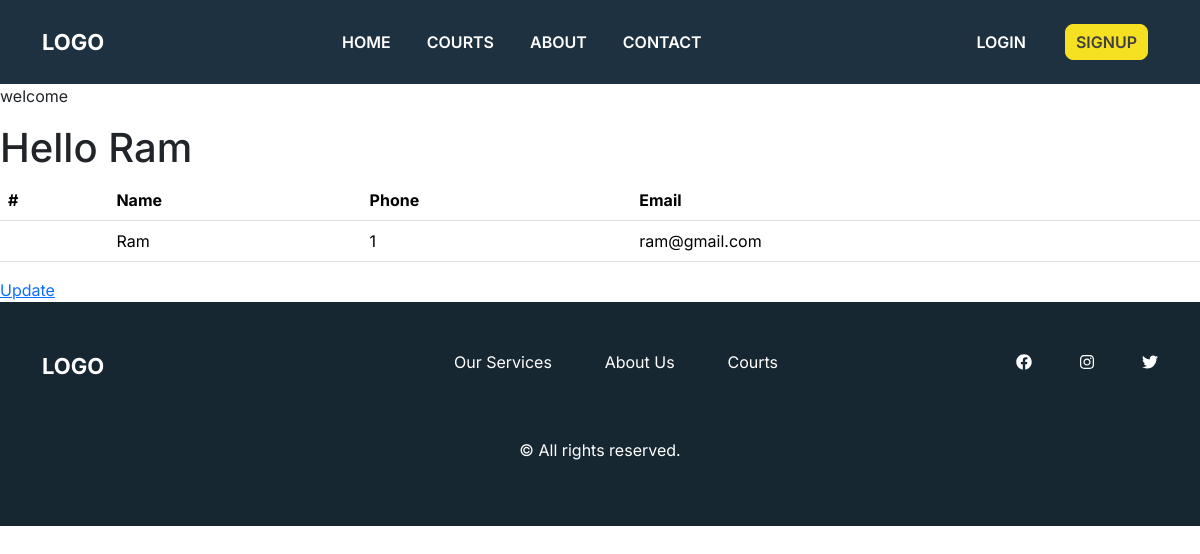
The page /authentication/consumer_dashboard (signed in) on the database its author committed.
### authentication/models.py (models this page shows, shortened)
class Consumer(models.Model):
    consumer_id = models.IntegerField(primary_key=True)
    user = models.OneToOneField(User, on_delete=models.CASCADE)
    name = models.CharField(max_length=50)
    phone = models.CharField(max_length=50)
    email = models.EmailField(max_length=50) # emailfield(length=250)
    address = models.TextField(max_length=50) #textfield
    password = models.CharField(max_length=50)
    otp = models.CharField(max_length=25, default='0000')
    status = models.BooleanField(default=False)

### authentication/views.py (the view)
# urls.py: path('consumer_dashboard', consumer_dashboardview, name='consumer_dashboard'),
def consumer_dashboardview(request):
    success_message = messages.get_messages(request)
    consumer_id = request.session.get('consumer_id')
    print(consumer_id)
    consumerr = Consumer.objects.get(consumer_id=consumer_id)
    print(consumerr.name)
    context = {
        'success_message': success_message,
        'consumers': consumerr,
    }
    print("Dashboard")
    return render(request, 'userDashboard.html', context)

### templates/userDashboard.html (shortened to what this page needs)
{% extends 'base.html' %}
{% load static %}
{% block content %}
<p>welcome </p>
    <h1>Hello {{ consumers.name }}</h1>
        <table class="table">
  <thead>
    <tr>
      <th scope="col">#</th>
      <th scope="col">Name</th>
      <th scope="col">Phone</th>
      <th scope="col">Email</th>
    </tr>
  </thead>
  <tbody>
    <tr>
      <th scope="row">{{ consumer.consumer_id }}</th>
      <td>{{ consumers.name }}</td>
      <td>{{ consumers.phone }}</td>
      <td>{{ consumers.email }}</td>
    </tr>
  </tbody>
</table>
    <a href="{% url 'authentication:consumer_update' %}">Update</a>
{% endblock %}

### static/css/style.css (style rules this page uses)
* { margin: 0; padding: 0; box-sizing: border-box; }
body { font-family: 'Inter', sans-serif; }

### rows shown on the page
Consumer: name "Ram", phone "1", email "ram@gmail.com"
